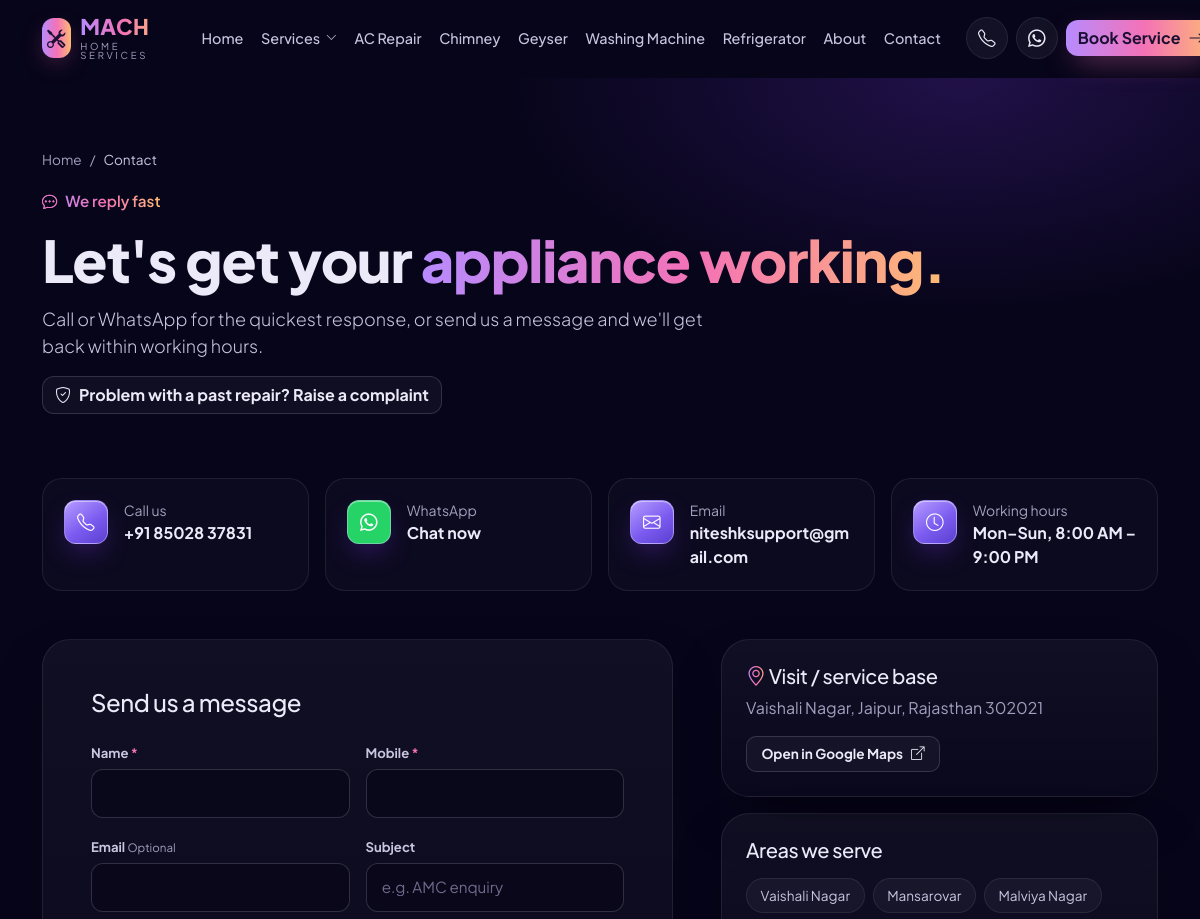
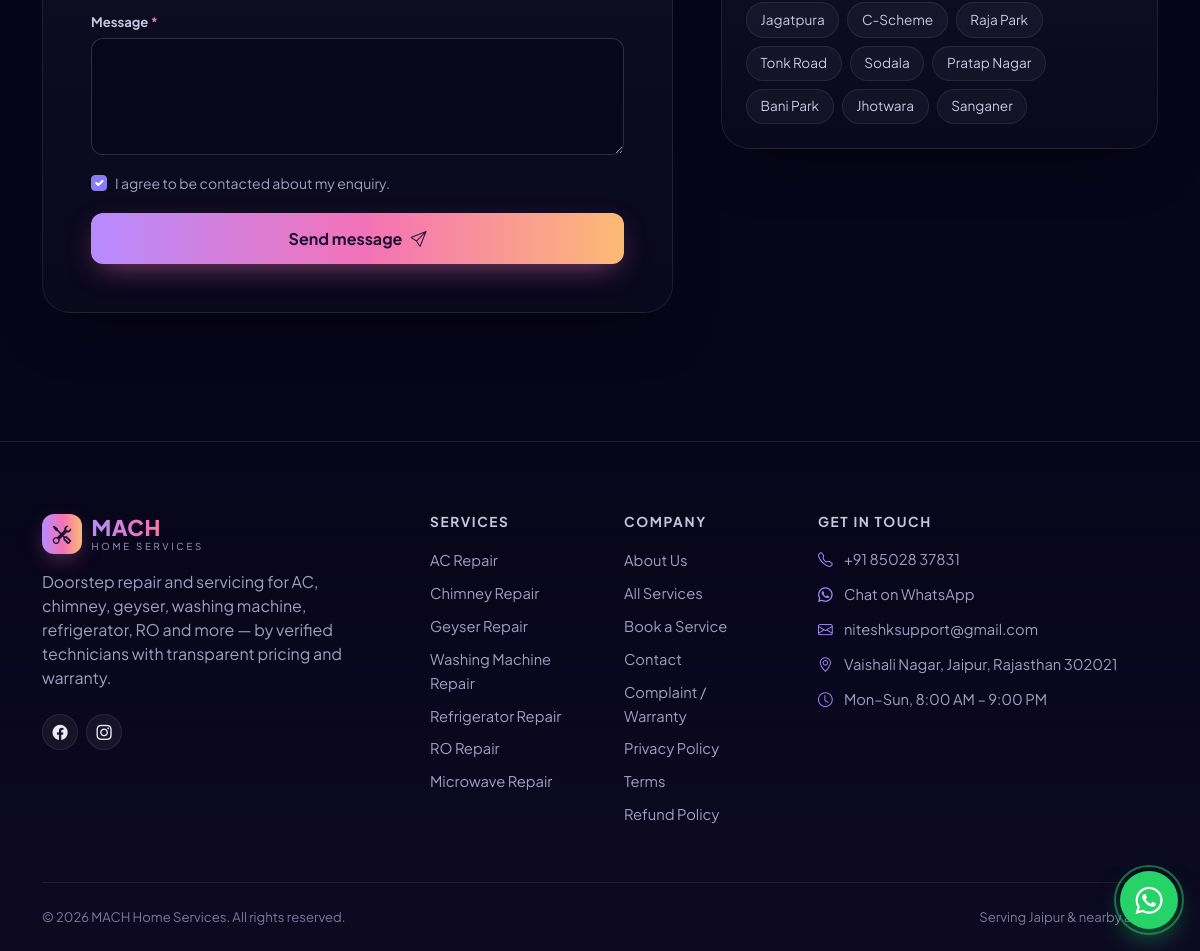
The page /contact.php on the database its author committed (2 pictures, top to bottom).
### tables this page shows
CREATE TABLE IF NOT EXISTS locations (
  id          INT UNSIGNED AUTO_INCREMENT PRIMARY KEY,
  parent_id   INT UNSIGNED NULL,               
  type        ENUM('city','area') NOT NULL DEFAULT 'area',
  name        VARCHAR(100) NOT NULL,
  slug        VARCHAR(120) NOT NULL,
  pincode     VARCHAR(10)  NULL,
  is_active   TINYINT(1) NOT NULL DEFAULT 1,
  sort_order  INT NOT NULL DEFAULT 0,
  created_at  DATETIME NOT NULL DEFAULT CURRENT_TIMESTAMP,
  updated_at  DATETIME NOT NULL DEFAULT CURRENT_TIMESTAMP ON UPDATE CURRENT_TIMESTAMP,
  UNIQUE KEY uq_locations_slug (slug),
  KEY idx_locations_parent (parent_id, is_active, sort_order),
  CONSTRAINT fk_locations_parent FOREIGN KEY (parent_id) REFERENCES locations(id) ON DELETE CASCADE
);

CREATE TABLE IF NOT EXISTS service_categories (
  id                 INT UNSIGNED AUTO_INCREMENT PRIMARY KEY,
  name               VARCHAR(100) NOT NULL,
  slug               VARCHAR(120) NOT NULL,
  icon               VARCHAR(60)  NULL,         
  image              VARCHAR(255) NULL,
  short_description  VARCHAR(300) NULL,
  appliance_types    VARCHAR(500) NULL,         
  sort_order         INT NOT NULL DEFAULT 0,
  is_active          TINYINT(1) NOT NULL DEFAULT 1,
  created_at         DATETIME NOT NULL DEFAULT CURRENT_TIMESTAMP,
  updated_at         DATETIME NOT NULL DEFAULT CURRENT_TIMESTAMP ON UPDATE CURRENT_TIMESTAMP,
  UNIQUE KEY uq_categories_slug (slug),
  KEY idx_categories_active (is_active, sort_order)
);

### includes/bootstrap.php (called while the page is built, shortened)
<?php
function config(string $key, $default = null)
{
    $value = $GLOBALS['__config'];
    foreach (explode('.', $key) as $part) {
        if (!is_array($value) || !array_key_exists($part, $value)) {
            return $default;
        }
        $value = $value[$part];
    }
    return $value;
}
require ROOT_PATH . '/includes/db.php';
require ROOT_PATH . '/includes/functions.php';
require ROOT_PATH . '/includes/models/content.php';

### includes/functions.php (called while the page is built, shortened)
<?php
function e($value): string
{
    return htmlspecialchars((string) ($value ?? ''), ENT_QUOTES | ENT_SUBSTITUTE, 'UTF-8');
}
function url(string $path = ''): string
{
    return rtrim(config('app.url'), '/') . '/' . ltrim($path, '/');
}
function setting(string $key, string $default = ''): string
{
    static $settings = null;
    if ($settings === null) {
        $settings = [];
        foreach (db_all('SELECT setting_key, setting_value FROM settings') as $row) {
            $settings[$row['setting_key']] = (string) $row['setting_value'];
        }
    }
    return ($settings[$key] ?? '') !== '' ? $settings[$key] : $default;
}
function tel_link(?string $phone = null): string
{
    $phone = $phone ?? setting('phone');
    return 'tel:' . preg_replace('/[^\d+]/', '', $phone);
}
function whatsapp_link(string $text = '', ?string $number = null): string
{
    $number = preg_replace('/\D+/', '', $number ?? setting('whatsapp'));
    return 'https://wa.me/' . $number . ($text !== '' ? '?text=' . rawurlencode($text) : '');
}

### includes/db.php (called while the page is built, shortened)
<?php
function db(): PDO
{
    static $pdo = null;
    if ($pdo === null) {
        $c = config('db');
        $dsn = sprintf('mysql:host=%s;port=%d;dbname=%s;charset=%s', $c['host'], $c['port'], $c['name'], $c['charset']);
        $pdo = new PDO($dsn, $c['user'], $c['pass'], [
            PDO::ATTR_ERRMODE            => PDO::ERRMODE_EXCEPTION,
            PDO::ATTR_DEFAULT_FETCH_MODE => PDO::FETCH_ASSOC,
            PDO::ATTR_EMULATE_PREPARES   => false,
        ]);
        $pdo->exec("SET time_zone = '" . date('P') . "'");
    }
    return $pdo;
}
function db_query(string $sql, array $params = []): PDOStatement
{
    $stmt = db()->prepare($sql);
    $stmt->execute($params);
    return $stmt;
}
function db_all(string $sql, array $params = []): array
{
    return db_query($sql, $params)->fetchAll();
}

### includes/models/content.php (called while the page is built, shortened)
<?php
function get_categories(): array
{
    static $cache = null;
    return $cache ??= db_all(
        'SELECT id, name, slug, icon, short_description, appliance_types
         FROM service_categories WHERE is_active = 1 ORDER BY sort_order, name'
    );
}
function get_services(): array
{
    static $cache = null;
    return $cache ??= db_all(
        "SELECT s.id, s.category_id, s.name, s.slug, s.icon, s.short_description, s.starting_price,
                s.price_note, s.duration, s.warranty, s.is_featured, s.is_emergency, s.updated_at,
                c.name AS category_name, c.slug AS category_slug
         FROM services s JOIN service_categories c ON c.id = s.category_id
         WHERE s.status = 'active' AND c.is_active = 1
         ORDER BY c.sort_order, s.sort_order, s.name"
    );
}
function get_categories_with_services(): array
{
    $byCat = [];
    foreach (get_services() as $s) {
        $byCat[$s['category_id']][] = $s;
    }
    $out = [];
    foreach (get_categories() as $c) {
        if (!empty($byCat[$c['id']])) {
            $c['services'] = $byCat[$c['id']];
            $out[] = $c;
        }
    }
    return $out;
}
function get_locations(): array
{
    static $cache = null;
    if ($cache !== null) {
        return $cache;
    }
    $rows = db_all('SELECT id, parent_id, type, name, slug, pincode FROM locations WHERE is_active = 1 ORDER BY sort_order, name');
    $cities = [];
    foreach ($rows as $r) {
        if ($r['type'] === 'city') {
            $cities[$r['id']] = $r + ['areas' => []];
        }
    }
    foreach ($rows as $r) {
        if ($r['type'] === 'area' && isset($cities[$r['parent_id']])) {
            $cities[$r['parent_id']]['areas'][] = $r;
        }
    }
    return $cache = array_values($cities);
}
function local_business_schema(): array
{
    $areas = [];
    foreach (get_locations() as $city) {
        $areas[] = ['@type' => 'City', 'name' => $city['name']];
    }
    $sameAs = array_values(array_filter([
        setting('social_facebook'), setting('social_instagram'), setting('social_youtube'),
        setting('social_x'), setting('social_linkedin'),
    ]));
    return [
        '@context'   => 'https://schema.org',
        '@type'      => 'HomeAndConstructionBusiness',
        'name'       => setting('business_name'),
        'url'        => url(),
        'telephone'  => setting('phone'),
        'email'      => setting('email'),
        'address'    => ['@type' => 'PostalAddress', 'streetAddress' => setting('address'), 'addressLocality' => setting('city'), 'addressCountry' => 'IN'],
        'areaServed' => $areas,
        'priceRange' => '₹₹',
        'openingHours' => 'Mo-Su 08:00-21:00',
        'sameAs' => $sameAs,
    ];
}

### contact.php (the view, shortened to what this page needs)
<?php
require __DIR__ . '/includes/bootstrap.php';
$mapEmbed = setting('google_maps_embed');
$page = [
    'title'       => 'Contact Us',
    'description' => 'Call, WhatsApp or email ' . setting('business_name') . ' for home appliance repair in ' . setting('city') . '. ' . setting('working_hours') . '.',
    'canonical'   => 'contact',
    'schema'      => [local_business_schema()],
];
require __DIR__ . '/includes/header.php';
?>
<section class="page-hero">
  <div class="container-xl">
    <nav aria-label="breadcrumb"><ol class="breadcrumb"><li class="breadcrumb-item"><a href="<?= e(url()) ?>">Home</a></li><li class="breadcrumb-item active" aria-current="page">Contact</li></ol></nav>
    <p class="eyebrow"><i class="bi bi-chat-dots"></i> We reply fast</p>
    <h1>Let's get your <span class="text-grad">appliance working.</span></h1>
    <p class="lead">Call or WhatsApp for the quickest response, or send us a message and we'll get back within working hours.</p>
    <p class="mt-3"><a class="btn btn-ghost" href="<?= e(url('complaint')) ?>"><i class="bi bi-shield-check"></i> Problem with a past repair? Raise a complaint</a></p>
  </div>
</section>
<section class="section pt-0">
  <div class="container-xl">
    <div class="row g-3 mb-5">
      <div class="col-sm-6 col-lg-3"><a class="contact-card" href="<?= e(tel_link()) ?>"><span class="icon-tile icon-tile-sm"><i class="bi bi-telephone"></i></span><span><small>Call us</small><strong><?= e(setting('phone')) ?></strong></span></a></div>
      <div class="col-sm-6 col-lg-3"><a class="contact-card" href="<?= e(whatsapp_link('Hi, I need help with an appliance.')) ?>" target="_blank" rel="noopener"><span class="icon-tile icon-tile-sm" style="background:var(--wa)"><i class="bi bi-whatsapp"></i></span><span><small>WhatsApp</small><strong>Chat now</strong></span></a></div>
      <div class="col-sm-6 col-lg-3"><a class="contact-card" href="mailto:<?= e(setting('email')) ?>"><span class="icon-tile icon-tile-sm"><i class="bi bi-envelope"></i></span><span><small>Email</small><strong><?= e(setting('email')) ?></strong></span></a></div>
      <div class="col-sm-6 col-lg-3"><div class="contact-card"><span class="icon-tile icon-tile-sm"><i class="bi bi-clock"></i></span><span><small>Working hours</small><strong><?= e(setting('working_hours')) ?></strong></span></div></div>
    </div>
    <div class="row g-5">
      <div class="col-lg-7">
        <div class="glass-card p-4 p-md-5">
          <h2 class="h4 mb-4">Send us a message</h2>
          <form action="<?= e(url('api/leads/create.php')) ?>" method="post" data-lead-form novalidate>
            <div class="row g-3">
              <div class="col-sm-6">
                <label class="form-label" for="ctName">Name <span class="req">*</span></label>
                <input class="form-control" id="ctName" name="customer_name" required minlength="2" maxlength="80" autocomplete="name">
              </div>
              <div class="col-sm-6">
                <label class="form-label" for="ctPhone">Mobile <span class="req">*</span></label>
                <input class="form-control" id="ctPhone" name="phone" type="tel" inputmode="tel" required pattern="[0-9+\s\-]{10,16}" autocomplete="tel">
              </div>
              <div class="col-sm-6">
                <label class="form-label" for="ctEmail">Email <small class="opt">Optional</small></label>
                <input class="form-control" id="ctEmail" name="email" type="email" maxlength="150" autocomplete="email">
              </div>
              <div class="col-sm-6">
                <label class="form-label" for="ctSubject">Subject</label>
                <input class="form-control" id="ctSubject" name="subject" maxlength="150" placeholder="e.g. AMC enquiry">
              </div>
              <div class="col-12">
                <label class="form-label" for="ctMsg">Message <span class="req">*</span></label>
                <textarea class="form-control" id="ctMsg" name="description" rows="4" required minlength="5" maxlength="1000"></textarea>
              </div>
              <div class="col-12">
                <div class="form-check">
                  <input class="form-check-input" type="checkbox" value="1" id="ctConsent" name="consent" required checked>
                  <label class="form-check-label small text-muted-2" for="ctConsent">I agree to be contacted about my enquiry.</label>
                </div>
              </div>
              <div class="col-12"><button class="btn btn-grad btn-lg w-100" type="submit">Send message <i class="bi bi-send"></i></button></div>
            </div>
          </form>
        </div>
      </div>
      <div class="col-lg-5">
        <div class="glass-card p-4 mb-3">
          <h2 class="h5"><i class="bi bi-geo-alt text-grad"></i> Visit / service base</h2>
          <p class="text-muted-2 mb-3"><?= e(setting('address')) ?></p>
          <?php if (setting('google_maps_url')): ?><a class="btn btn-ghost btn-sm" href="<?= e(setting('google_maps_url')) ?>" target="_blank" rel="noopener">Open in Google Maps <i class="bi bi-box-arrow-up-right"></i></a><?php endif; ?>
        </div>
        <div class="glass-card p-4">
          <h2 class="h5 mb-3">Areas we serve</h2>
          <?php foreach (get_locations() as $city): ?>
            <div class="areas-list mb-0"><?php foreach ($city['areas'] as $a): ?><span class="chip"><?= e($a['name']) ?></span><?php endforeach; ?></div>
          <?php endforeach; ?>
        </div>
      </div>
    </div>
  </div>
</section>
<?php require __DIR__ . '/includes/footer.php'; ?>

### includes/footer.php (shortened to what this page needs)
<?php
$businessName = setting('business_name', 'Home Services');
$footerCats = get_categories_with_services();
$socials = array_filter([
    'facebook'  => setting('social_facebook'),
    'instagram' => setting('social_instagram'),
    'youtube'   => setting('social_youtube'),
    'twitter-x' => setting('social_x'),
    'linkedin'  => setting('social_linkedin'),
]);
?>
</main>
<footer class="site-footer">
  <div class="container-xl">
    <div class="row g-5">
      <div class="col-lg-4">
        <a class="brand mb-3" href="<?= e(url()) ?>">
          <span class="brand-mark"><i class="bi bi-tools"></i></span>
          <span class="brand-text">
            <span class="brand-name"><?= e(strtok($businessName, ' ')) ?></span>
            <span class="brand-sub"><?= e(setting('business_tagline', 'Home Services')) ?></span>
          </span>
        </a>
        <p class="text-muted-2 mb-4">Doorstep repair and servicing for AC, chimney, geyser, washing machine, refrigerator, RO and more — by verified technicians with transparent pricing and warranty.</p>
        <div class="d-flex gap-2">
          <?php foreach ($socials as $icon => $href): ?>
            <a class="icon-btn icon-btn-sm" href="<?= e($href) ?>" target="_blank" rel="noopener" aria-label="<?= e(ucfirst($icon)) ?>"><i class="bi bi-<?= e($icon) ?>"></i></a>
          <?php endforeach; ?>
        </div>
      </div>
      <div class="col-6 col-lg-2">
        <h3 class="footer-title">Services</h3>
        <ul class="footer-links">
          <?php foreach (array_slice($footerCats, 0, 7) as $c): ?>
            <li><a href="<?= e(url('services/' . $c['services'][0]['slug'])) ?>"><?= e(str_replace(' Services', '', $c['name'])) ?> Repair</a></li>
          <?php endforeach; ?>
        </ul>
      </div>
      <div class="col-6 col-lg-2">
        <h3 class="footer-title">Company</h3>
        <ul class="footer-links">
          <li><a href="<?= e(url('about')) ?>">About Us</a></li>
          <li><a href="<?= e(url('services')) ?>">All Services</a></li>
          <li><a href="<?= e(url('book-service')) ?>">Book a Service</a></li>
          <li><a href="<?= e(url('contact')) ?>">Contact</a></li>
          <li><a href="<?= e(url('complaint')) ?>">Complaint / Warranty</a></li>
          <li><a href="<?= e(url('privacy-policy')) ?>">Privacy Policy</a></li>
          <li><a href="<?= e(url('terms')) ?>">Terms</a></li>
          <li><a href="<?= e(url('refund-policy')) ?>">Refund Policy</a></li>
        </ul>
      </div>
      <div class="col-lg-4">
        <h3 class="footer-title">Get in touch</h3>
        <ul class="footer-contact">
          <li><i class="bi bi-telephone"></i><a href="<?= e(tel_link()) ?>"><?= e(setting('phone')) ?></a></li>
          <li><i class="bi bi-whatsapp"></i><a href="<?= e(whatsapp_link()) ?>" target="_blank" rel="noopener">Chat on WhatsApp</a></li>
          <li><i class="bi bi-envelope"></i><a href="mailto:<?= e(setting('email')) ?>"><?= e(setting('email')) ?></a></li>
          <li><i class="bi bi-geo-alt"></i><span><?= e(setting('address')) ?></span></li>
          <li><i class="bi bi-clock"></i><span><?= e(setting('working_hours')) ?></span></li>
        </ul>
      </div>
    </div>
    <div class="footer-bottom">
      <span>© <?= date('Y') ?> <?= e($businessName) ?>. All rights reserved.</span>
      <span>Serving <?= e(implode(', ', array_column(get_locations(), 'name'))) ?> &amp; nearby areas</span>
    </div>
  </div>
</footer>
<a class="wa-fab d-none d-md-flex" href="<?= e(whatsapp_link('Hi, I need appliance repair service.')) ?>" target="_blank" rel="noopener" aria-label="Chat on WhatsApp">
  <i class="bi bi-whatsapp"></i>
</a>
</body>
</html>

### rows shown on the page
locations: name "Vaishali Nagar"
locations: name "Mansarovar"
locations: name "Malviya Nagar"
locations: name "Jagatpura"
locations: name "C-Scheme"
locations: name "Raja Park"
locations: name "Tonk Road"
locations: name "Sodala"
locations: name "Pratap Nagar"
locations: name "Bani Park"
locations: name "Jhotwara"
locations: name "Sanganer"
service_categories: name "AC"
service_categories: name "Chimney"
service_categories: name "Geyser"
service_categories: name "Washing Machine"
service_categories: name "Refrigerator"
service_categories: name "RO"
service_categories: name "Microwave"

### other values the page prints
setting('business_tagline', 'Home Services') "HOME SERVICES"
$label "AC Repair"
$label "Chimney"
$label "Geyser"
$label "Washing Machine"
$label "Refrigerator"
setting('phone') "+91 85028 37831"
setting('email') "niteshksupport@gmail.com"
setting('working_hours') "Mon–Sun, 8:00 AM – 9:00 PM"
setting('address') "Vaishali Nagar, Jaipur, Rajasthan 302021"
$businessName "MACH Home Services"
implode(', ', array_column(get_locations(), 'name')) "Jaipur"
